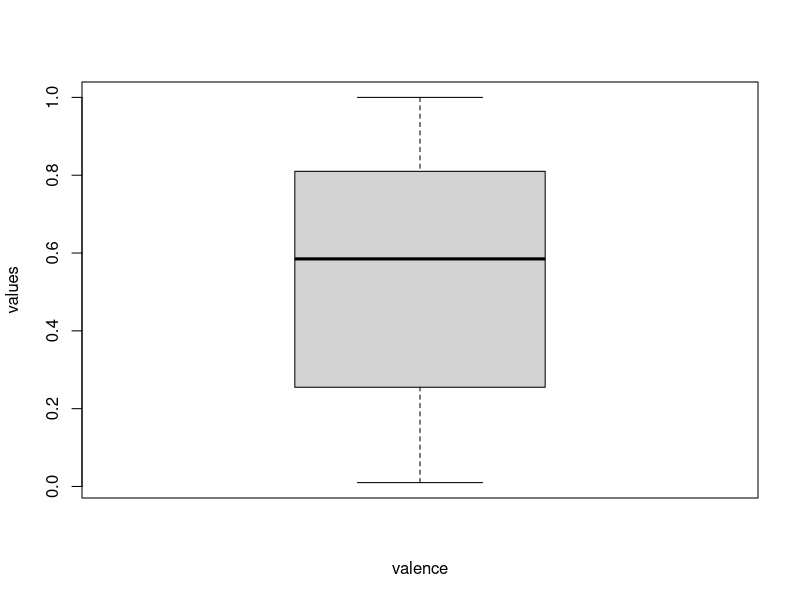

Write the R code that produced this figure.
variant=29 #write down your variant number instead of N
data = read.csv("defence/spotify_data.csv")
variant_variable=variant%%10+1
x=data[((variant-1)*100+1):(variant*100),variant_variable]
print(paste("This variant data column is", colnames(data)[variant_variable]))


boxplot(x,xlab="valence",ylab="values")
